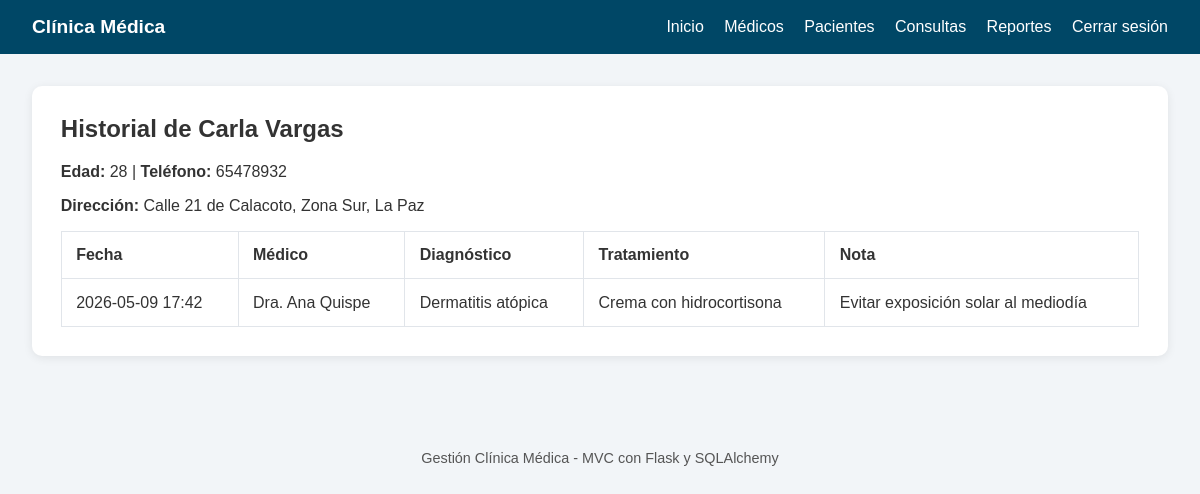
The app's page /pacientes/historial/2 (signed in) with its own data.
### models/__init__.py (models this page shows)
class Patient(db.Model):
    id = db.Column(db.Integer, primary_key=True)
    nombre = db.Column(db.String(120), nullable=False)
    edad = db.Column(db.Integer, nullable=False)
    direccion = db.Column(db.String(255), nullable=False)
    telefono = db.Column(db.String(30), nullable=False)
    consultas = db.relationship("Consulta", backref="paciente", lazy=True)

class Consulta(db.Model):
    id = db.Column(db.Integer, primary_key=True)
    fecha = db.Column(db.DateTime, nullable=False)
    diagnostico = db.Column(db.Text, nullable=False)
    tratamiento = db.Column(db.Text, nullable=False)
    nota = db.Column(db.String(255), nullable=True)
    medico_id = db.Column(db.Integer, db.ForeignKey("doctor.id"), nullable=False)
    paciente_id = db.Column(db.Integer, db.ForeignKey("patient.id"), nullable=False)

class Doctor(db.Model):
    id = db.Column(db.Integer, primary_key=True)
    nombre = db.Column(db.String(120), nullable=False)
    especialidad = db.Column(db.String(120), nullable=False)
    telefono = db.Column(db.String(30), nullable=False)
    correo = db.Column(db.String(120), unique=True, nullable=False)
    consultas = db.relationship("Consulta", backref="doctor", lazy=True)

### controllers/patient_controller.py (the view)
@patient_bp.route("/historial/<int:patient_id>")
@login_required
def historial(patient_id):
    paciente = Patient.query.get_or_404(patient_id)
    consultas = Consulta.query.filter_by(paciente_id=patient_id).order_by(Consulta.fecha.desc()).all()
    return render_template("pacientes/historial.html", paciente=paciente, consultas=consultas)

### templates/pacientes/historial.html
{% extends "base.html" %}
{% block content %}
<section>
    <h2>Historial de {{ paciente.nombre }}</h2>
    <p><strong>Edad:</strong> {{ paciente.edad }} | <strong>Teléfono:</strong> {{ paciente.telefono }}</p>
    <p><strong>Dirección:</strong> {{ paciente.direccion }}</p>
    <table>
        <thead>
            <tr><th>Fecha</th><th>Médico</th><th>Diagnóstico</th><th>Tratamiento</th><th>Nota</th></tr>
        </thead>
        <tbody>
            {% for consulta in consultas %}
            <tr>
                <td>{{ consulta.fecha.strftime('%Y-%m-%d %H:%M') }}</td>
                <td>{{ consulta.doctor.nombre }}</td>
                <td>{{ consulta.diagnostico }}</td>
                <td>{{ consulta.tratamiento }}</td>
                <td>{{ consulta.nota or '-' }}</td>
            </tr>
            {% else %}
            <tr><td colspan="5">No hay consultas registradas para este paciente.</td></tr>
            {% endfor %}
        </tbody>
    </table>
</section>
{% endblock %}

### static/style.css (style rules this page uses)
body { margin: 0; font-family: Arial, sans-serif; background: #f2f5f8; color: #333; }
section { background: white; padding: 1.8rem; border-radius: 10px; box-shadow: 0 2px 10px rgba(0,0,0,0.08); margin-bottom: 1.5rem; }
h2 { margin-top: 0; }
table { width: 100%; border-collapse: collapse; margin-top: 1rem; }
table th, table td { padding: 0.9rem; border: 1px solid #e1e5ea; text-align: left; }

### records on screen
Patient: nombre "Carla Vargas", edad "28", telefono "65478932", direccion "Calle 21 de Calacoto, Zona Sur, La Paz"
Consulta: fecha "2026-05-09 17:42", doctor.nombre "Dra. Ana Quispe", diagnostico "Dermatitis atópica", tratamiento "Crema con hidrocortisona", nota "Evitar exposición solar al mediodía"
